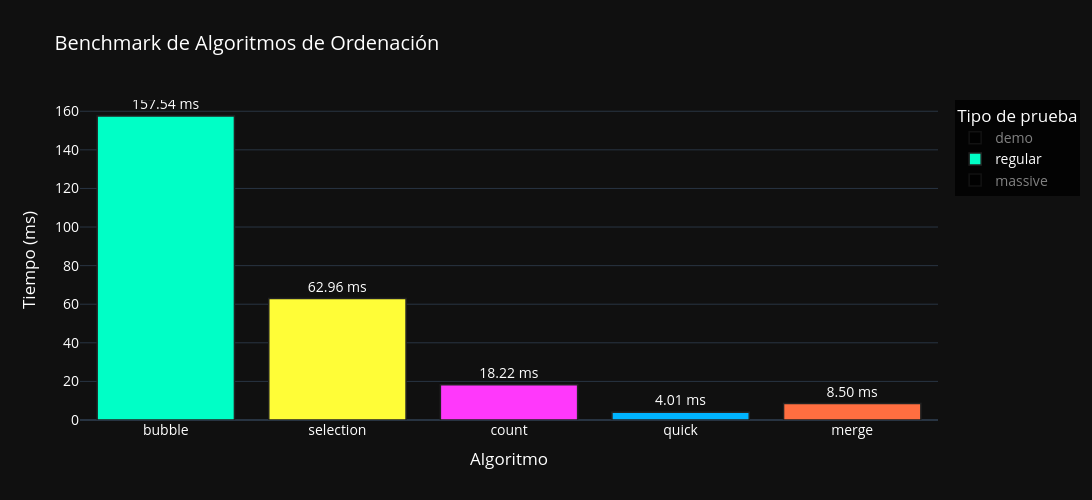

This figure's notebook cell:
### Markdown cell above
#### Resultado por prueba regular $\rightarrow$ 1,000 datos ordenados

### Code cell
fig

### Figure 1 — Plotly figure (JSON) as saved in the notebook; plotly's stock layout.template omitted (floating-point values rounded to 4 significant figures)
{"data": [{"marker": {"color": ["#00FFC6", "#FFFD37", "#FF38FB", "#00B4FF", "#FF6E40"], "line": {"color": "#222", "width": 1.5}}, "name": "demo", "text": ["0.00 ms", "0.00 ms", "0.00 ms", "0.00 ms", "0.00 ms"], "textposition": "outside", "type": "bar", "visible": "legendonly", "x": ["bubble", "selection", "count", "quick", "merge"], "y": [0, 0, 0, 0, 0]}, {"marker": {"color": ["#00FFC6", "#FFFD37", "#FF38FB", "#00B4FF", "#FF6E40"], "line": {"color": "#222", "width": 1.5}}, "name": "regular", "text": ["157.54 ms", "62.96 ms", "18.22 ms", "4.01 ms", "8.50 ms"], "textposition": "outside", "type": "bar", "visible": true, "x": ["bubble", "selection", "count", "quick", "merge"], "y": [157.5, 62.96, 18.22, 4.014, 8.499]}, {"marker": {"color": ["#00FFC6", "#FFFD37", "#FF38FB", "#00B4FF", "#FF6E40"], "line": {"color": "#222", "width": 1.5}}, "name": "massive", "text": ["19367.50 ms", "6673.68 ms", "65.81 ms", "183.57 ms", "79.67 ms"], "textposition": "outside", "type": "bar", "visible": "legendonly", "x": ["bubble", "selection", "count", "quick", "merge"], "y": [19370.0, 6674.0, 65.81, 183.6, 79.67]}], "layout": {"font": {"color": "#FFFFFF", "size": 14}, "height": 500, "legend": {"bgcolor": "rgba(0, 0, 0, 0.8)", "bordercolor": "#A0A0A0", "title": {"text": "Tipo de prueba"}}, "paper_bgcolor": "#101010", "plot_bgcolor": "#101010", "title": {"text": "Benchmark de Algoritmos de Ordenación"}, "width": 1400, "xaxis": {"autorange": true, "range": [-0.5, 4.5], "title": {"text": "Algoritmo"}, "type": "category"}, "yaxis": {"autorange": true, "range": [0, 165.8], "title": {"text": "Tiempo (ms)"}, "type": "linear"}}}
